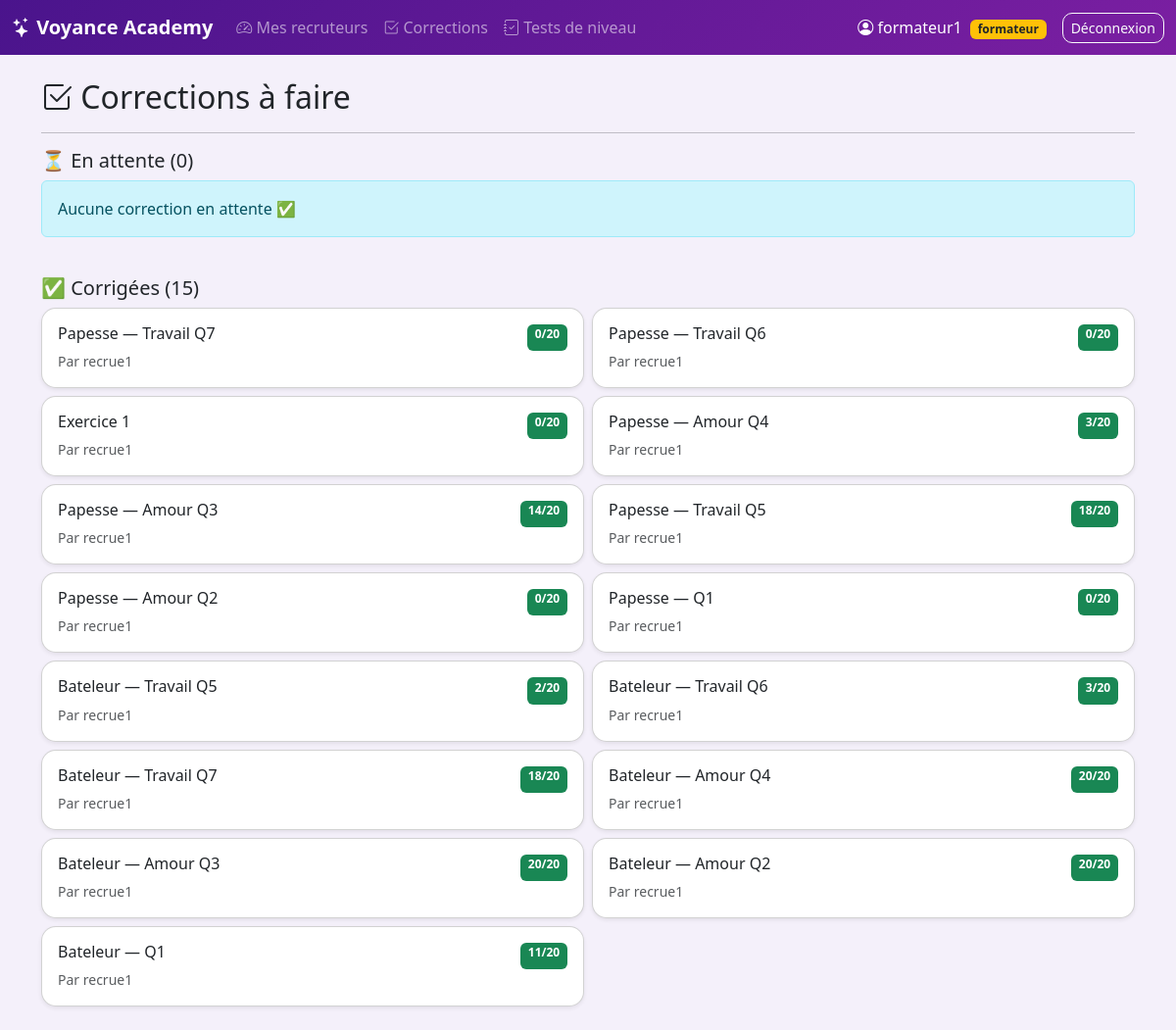
Page /formateur/corrections (signed in) on the committed database.
### models.py (models this page shows)
class User(UserMixin, db.Model):
    __tablename__ = 'users'
    id = db.Column(db.Integer, primary_key=True)
    username = db.Column(db.String(80), unique=True, nullable=False)
    email = db.Column(db.String(120), unique=True, nullable=False)
    password = db.Column(db.String(200), nullable=False)
    role = db.Column(db.String(20), default='recruteur')
    formateur_id = db.Column(db.Integer, db.ForeignKey('users.id'), nullable=True)
    actif = db.Column(db.Boolean, default=True)
    created_at = db.Column(db.DateTime, default=datetime.utcnow)
    formateur = db.relationship('User', remote_side=[id], backref='recruteurs')
    tentatives = db.relationship('Tentative', backref='user', lazy=True)
    reponses_exercices = db.relationship('ReponseExercice', backref='user', lazy=True)
    cartes_validees = db.relationship('CarteValidee', backref='user', lazy=True,
                                     cascade='all, delete-orphan')

class ReponseExercice(db.Model):
    __tablename__ = 'reponses_exercice'
    id = db.Column(db.Integer, primary_key=True)
    exercice_id = db.Column(db.Integer, db.ForeignKey('exercices.id'), nullable=False)
    user_id = db.Column(db.Integer, db.ForeignKey('users.id'), nullable=False)
    reponse_client = db.Column(db.Text)
    explication = db.Column(db.Text)
    note = db.Column(db.Integer)
    commentaire_formateur = db.Column(db.Text)
    commentaire_ia = db.Column(db.Text)
    statut = db.Column(db.String(20), default='en_attente')
    valide = db.Column(db.Boolean, default=False)
    duree_secondes = db.Column(db.Integer)
    corrige_par_ia = db.Column(db.Boolean, default=False)
    date_soumission = db.Column(db.DateTime, default=datetime.utcnow)
    date_correction = db.Column(db.DateTime)

class Exercice(db.Model):
    __tablename__ = 'exercices'
    id = db.Column(db.Integer, primary_key=True)
    titre = db.Column(db.String(200), nullable=False)
    domaine = db.Column(db.String(50))
    niveau = db.Column(db.Integer, default=1)   # ← numéro de carte (1 à 22)
    enonce = db.Column(db.Text, nullable=False)
    donnees = db.Column(db.Text)
    mots_cles = db.Column(db.Text)
    reponse_attendue = db.Column(db.Text)
    theme_id = db.Column(db.Integer, db.ForeignKey('themes.id'), nullable=False)
    ordre = db.Column(db.Integer, default=1)
    created_at = db.Column(db.DateTime, default=datetime.utcnow)
    reponses = db.relationship('ReponseExercice', backref='exercice',
                               cascade='all, delete-orphan')

### app.py (the view)
@app.route('/formateur/corrections')
@login_required
@role_required('formateur')
def formateur_corrections():
    mes_recruteurs_ids = [u.id for u in User.query.filter_by(
        formateur_id=current_user.id, role='recruteur').all()]
    reponses = ReponseExercice.query.filter(
        ReponseExercice.user_id.in_(mes_recruteurs_ids)
    ).order_by(ReponseExercice.date_soumission.desc()).all()
    return render_template('formateur/corrections.html', reponses=reponses)

### app.py (called while the page is built)
@login_manager.user_loader
def load_user(user_id):
    return db.session.get(User, int(user_id))

def role_required(*roles):
    def decorator(f):
        @wraps(f)
        def wrapper(*args, **kwargs):
            if not current_user.is_authenticated or current_user.role not in roles:
                flash("Accès refusé.", "danger")
                return redirect(url_for('dashboard'))
            return f(*args, **kwargs)
        return wrapper
    return decorator

### templates/formateur/corrections.html
{% extends "base.html" %}
{% block content %}
<h2><i class="bi bi-check2-square"></i> Corrections à faire</h2>
<hr>
{% set en_attente = reponses | selectattr('statut', 'equalto', 'en_attente') | list %}
{% set corrigees = reponses | rejectattr('statut', 'equalto', 'en_attente') | list %}
<h5>⏳ En attente ({{ en_attente|length }})</h5>
<div class="row g-2 mb-4">
{% for r in en_attente %}
  <div class="col-md-6">
    <div class="card shadow-sm border-warning">
      <div class="card-body">
        <h6>{{ r.exercice.titre }}</h6>
        <p class="small text-muted mb-1">Par <strong>{{ r.user.username }}</strong>
          — {{ r.date_soumission.strftime('%d/%m/%Y %H:%M') }}</p>
        <a href="{{ url_for('corriger_reponse', rep_id=r.id) }}"
           class="btn btn-sm btn-warning">Corriger</a>
      </div>
    </div>
  </div>
{% else %}
  <div class="col-12"><div class="alert alert-info">Aucune correction en attente ✅</div></div>
{% endfor %}
</div>
<h5>✅ Corrigées ({{ corrigees|length }})</h5>
<div class="row g-2">
{% for r in corrigees %}
  <div class="col-md-6">
    <div class="card shadow-sm">
      <div class="card-body">
        <div class="d-flex justify-content-between">
          <h6>{{ r.exercice.titre }}</h6>
          <span class="badge bg-success">{{ r.note }}/20</span>
        </div>
        <p class="small text-muted mb-0">Par {{ r.user.username }}</p>
      </div>
    </div>
  </div>
{% endfor %}
</div>
{% endblock %}

### templates/base.html (shortened to what this page needs)
<!DOCTYPE html>
<html lang="fr">
<head>
    <link href="https://cdn.jsdelivr.net/npm/bootstrap@5.3.2/dist/css/bootstrap.min.css" rel="stylesheet">
    <link href="https://cdn.jsdelivr.net/npm/bootstrap-icons@1.11.1/font/bootstrap-icons.css" rel="stylesheet">
    <link href="{{ url_for('static', filename='css/style.css') }}" rel="stylesheet">
</head>
<body>
{% if current_user.is_authenticated %}
<nav class="navbar navbar-expand-lg navbar-dark" style="background: linear-gradient(135deg, #4a148c, #7b1fa2);">
  <div class="container-fluid">
    <a class="navbar-brand" href="{{ url_for('dashboard') }}">
      <i class="bi bi-stars"></i> <strong>Voyance Academy</strong>
    </a>
    <div class="collapse navbar-collapse" id="nav">
      <ul class="navbar-nav me-auto">
        {% if current_user.role == 'admin' %}
          <li class="nav-item"><a class="nav-link" href="{{ url_for('admin_dashboard') }}"><i class="bi bi-speedometer2"></i> Dashboard</a></li>
          <li class="nav-item"><a class="nav-link" href="{{ url_for('admin_users') }}"><i class="bi bi-people"></i> Utilisateurs</a></li>
          <li class="nav-item"><a class="nav-link" href="{{ url_for('admin_themes') }}"><i class="bi bi-tags"></i> Thèmes</a></li>
          <li class="nav-item"><a class="nav-link" href="{{ url_for('admin_formations') }}"><i class="bi bi-journal-text"></i> Formations</a></li>
          <li class="nav-item"><a class="nav-link" href="{{ url_for('admin_exercices') }}"><i class="bi bi-journal-check"></i> Tests de niveau</a></li>
       {% elif current_user.role == 'formateur' %}
  <li class="nav-item">
    <a class="nav-link" href="{{ url_for('formateur_dashboard') }}">
      <i class="bi bi-speedometer2"></i> Mes recruteurs
    </a>
  </li>
  <li class="nav-item">
    <a class="nav-link" href="{{ url_for('formateur_corrections') }}">
      <i class="bi bi-check2-square"></i> Corrections
    </a>
  </li>
  <li class="nav-item">
    <a class="nav-link" href="{{ url_for('admin_exercices') }}">
      <i class="bi bi-journal-check"></i> Tests de niveau
    </a>
  </li>
        {% else %}
          <li class="nav-item"><a class="nav-link" href="{{ url_for('recruteur_dashboard') }}"><i class="bi bi-house"></i> Accueil</a></li>
        {% endif %}
      </ul>
      <span class="navbar-text text-white me-3">
        <i class="bi bi-person-circle"></i> {{ current_user.username }}
        <span class="badge bg-warning text-dark ms-1">{{ current_user.role }}</span>
      </span>
      <a class="btn btn-outline-light btn-sm" href="{{ url_for('logout') }}">Déconnexion</a>
    </div>
  </div>
</nav>
{% endif %}
<div class="container my-4">
    {% block content %}{% endblock %}
</div>
</body>
</html>

### static/css/style.css (style rules this page uses)
body { background: #f4f0fa; font-family: 'Segoe UI', sans-serif; min-height: 100vh; }
.card { border-radius: 15px; }
.btn { border-radius: 10px; }

### rows in the picture
User: username "formateur1", role "formateur"
ReponseExercice: exercice.titre "Papesse — Travail Q7", note "0", user.username "recrue1"
ReponseExercice: exercice.titre "Papesse — Travail Q6", note "0", user.username "recrue1"
ReponseExercice: exercice.titre "Exercice 1", note "0", user.username "recrue1"
ReponseExercice: exercice.titre "Papesse — Amour Q4", note "3", user.username "recrue1"
ReponseExercice: exercice.titre "Papesse — Amour Q3", note "14", user.username "recrue1"
ReponseExercice: exercice.titre "Papesse — Travail Q5", note "18", user.username "recrue1"
ReponseExercice: exercice.titre "Papesse — Amour Q2", note "0", user.username "recrue1"
ReponseExercice: exercice.titre "Papesse — Q1", note "0", user.username "recrue1"
ReponseExercice: exercice.titre "Bateleur — Travail Q5", note "2", user.username "recrue1"
ReponseExercice: exercice.titre "Bateleur — Travail Q6", note "3", user.username "recrue1"
ReponseExercice: exercice.titre "Bateleur — Travail Q7", note "18", user.username "recrue1"
ReponseExercice: exercice.titre "Bateleur — Amour Q4", note "20", user.username "recrue1"
ReponseExercice: exercice.titre "Bateleur — Amour Q3", note "20", user.username "recrue1"
ReponseExercice: exercice.titre "Bateleur — Amour Q2", note "20", user.username "recrue1"
ReponseExercice: exercice.titre "Bateleur — Q1", note "11", user.username "recrue1"

### other values in the picture
{{ en_attente|length }} "0"
{{ corrigees|length }} "15"
